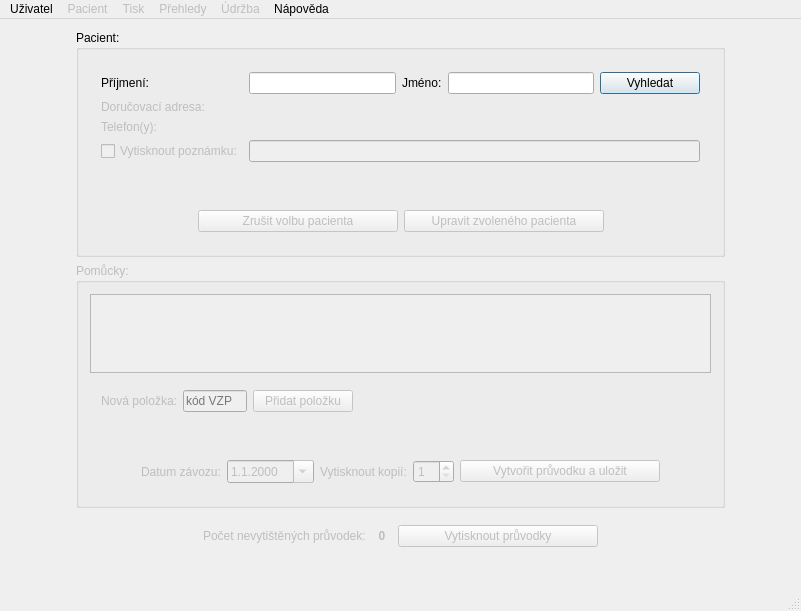
<?xml version="1.0" encoding="UTF-8"?>
<ui version="4.0">
 <class>MainWindow</class>
 <widget class="QMainWindow" name="MainWindow">
  <property name="geometry">
   <rect>
    <x>0</x>
    <y>0</y>
    <width>801</width>
    <height>611</height>
   </rect>
  </property>
  <property name="windowTitle">
   <string>Závozy</string>
  </property>
  <widget class="QWidget" name="centralWidget">
   <property name="enabled">
    <bool>true</bool>
   </property>
   <layout class="QHBoxLayout" name="horizontalLayout">
    <item>
     <spacer name="horizontalSpacer_8">
      <property name="orientation">
       <enum>Qt::Horizontal</enum>
      </property>
      <property name="sizeHint" stdset="0">
       <size>
        <width>40</width>
        <height>20</height>
       </size>
      </property>
     </spacer>
    </item>
    <item>
     <layout class="QVBoxLayout" name="verticalLayout_4">
      <item>
       <widget class="QGroupBox" name="sekcePacient">
        <property name="title">
         <string>Pacient:</string>
        </property>
        <layout class="QVBoxLayout" name="verticalLayout">
         <item>
          <widget class="QWidget" name="subsekcePacientFormular" native="true">
           <layout class="QGridLayout" name="gridLayout">
            <item row="0" column="0">
             <widget class="QLabel" name="stalyPopisekPrijmeni">
              <property name="text">
               <string>Příjmení:</string>
              </property>
             </widget>
            </item>
            <item row="0" column="1">
             <widget class="QLineEdit" name="vstupPrijmeni">
              <property name="toolTip">
               <string>Příjmení</string>
              </property>
              <property name="text">
               <string/>
              </property>
              <property name="readOnly">
               <bool>false</bool>
              </property>
             </widget>
            </item>
            <item row="1" column="0">
             <widget class="QLabel" name="stalyPopisekAdresa">
              <property name="enabled">
               <bool>false</bool>
              </property>
              <property name="text">
               <string>Doručovací adresa:</string>
              </property>
             </widget>
            </item>
            <item row="0" column="2">
             <widget class="QLabel" name="stalyPopisekJmeno">
              <property name="text">
               <string>Jméno:</string>
              </property>
             </widget>
            </item>
            <item row="0" column="4">
             <widget class="QPushButton" name="tlacitkoVyhledat">
              <property name="minimumSize">
               <size>
                <width>100</width>
                <height>0</height>
               </size>
              </property>
              <property name="text">
               <string>Vyhledat</string>
              </property>
              <property name="default">
               <bool>true</bool>
              </property>
             </widget>
            </item>
            <item row="2" column="0">
             <widget class="QLabel" name="stalyPopisekTelefony">
              <property name="enabled">
               <bool>false</bool>
              </property>
              <property name="text">
               <string>Telefon(y):</string>
              </property>
             </widget>
            </item>
            <item row="0" column="3">
             <widget class="QLineEdit" name="vstupJmeno">
              <property name="enabled">
               <bool>true</bool>
              </property>
              <property name="toolTip">
               <string>Jméno</string>
              </property>
             </widget>
            </item>
            <item row="1" column="1" colspan="4">
             <widget class="QLabel" name="popisekAdresa">
              <property name="styleSheet">
               <string notr="true">font-weight: bold;</string>
              </property>
              <property name="lineWidth">
               <number>1</number>
              </property>
              <property name="text">
               <string/>
              </property>
              <property name="textFormat">
               <enum>Qt::AutoText</enum>
              </property>
              <property name="wordWrap">
               <bool>false</bool>
              </property>
             </widget>
            </item>
            <item row="2" column="1" colspan="4">
             <widget class="QLabel" name="popisekTelefony">
              <property name="styleSheet">
               <string notr="true">font-weight: bold;</string>
              </property>
              <property name="text">
               <string/>
              </property>
             </widget>
            </item>
            <item row="3" column="1" colspan="4">
             <widget class="QLineEdit" name="vstupPoznamka">
              <property name="enabled">
               <bool>false</bool>
              </property>
              <property name="placeholderText">
               <string/>
              </property>
             </widget>
            </item>
            <item row="3" column="0">
             <widget class="QCheckBox" name="volbaPoznamka">
              <property name="enabled">
               <bool>false</bool>
              </property>
              <property name="text">
               <string>Vytisknout poznámku:</string>
              </property>
             </widget>
            </item>
           </layout>
          </widget>
         </item>
         <item>
          <widget class="QLabel" name="popisekPacientUpozorneni">
           <property name="styleSheet">
            <string notr="true">color: red;</string>
           </property>
           <property name="text">
            <string/>
           </property>
           <property name="alignment">
            <set>Qt::AlignCenter</set>
           </property>
          </widget>
         </item>
         <item>
          <widget class="QWidget" name="subsekcePacientTlacitka" native="true">
           <layout class="QHBoxLayout" name="horizontalLayout_5">
            <item>
             <spacer name="horizontalSpacer">
              <property name="orientation">
               <enum>Qt::Horizontal</enum>
              </property>
              <property name="sizeHint" stdset="0">
               <size>
                <width>40</width>
                <height>20</height>
               </size>
              </property>
             </spacer>
            </item>
            <item>
             <widget class="QPushButton" name="tlacitkoZrusitVolbuPacienta">
              <property name="enabled">
               <bool>false</bool>
              </property>
              <property name="minimumSize">
               <size>
                <width>200</width>
                <height>0</height>
               </size>
              </property>
              <property name="text">
               <string>Zrušit volbu pacienta</string>
              </property>
             </widget>
            </item>
            <item>
             <widget class="QPushButton" name="tlacitkoUpravitZvolenehoPacienta">
              <property name="enabled">
               <bool>false</bool>
              </property>
              <property name="sizePolicy">
               <sizepolicy hsizetype="Minimum" vsizetype="Fixed">
                <horstretch>0</horstretch>
                <verstretch>0</verstretch>
               </sizepolicy>
              </property>
              <property name="minimumSize">
               <size>
                <width>200</width>
                <height>0</height>
               </size>
              </property>
              <property name="text">
               <string>Upravit zvoleného pacienta</string>
              </property>
             </widget>
            </item>
            <item>
             <spacer name="horizontalSpacer_2">
              <property name="orientation">
               <enum>Qt::Horizontal</enum>
              </property>
              <property name="sizeHint" stdset="0">
               <size>
                <width>40</width>
                <height>20</height>
               </size>
              </property>
             </spacer>
            </item>
           </layout>
          </widget>
         </item>
        </layout>
       </widget>
      </item>
      <item>
       <widget class="QGroupBox" name="sekcePomucky">
        <property name="enabled">
         <bool>false</bool>
        </property>
        <property name="title">
         <string>Pomůcky:</string>
        </property>
        <layout class="QVBoxLayout" name="verticalLayout_3">
         <item>
          <widget class="QScrollArea" name="rolovatelnaOblastSeznamPomucek">
           <property name="sizePolicy">
            <sizepolicy hsizetype="Expanding" vsizetype="Expanding">
             <horstretch>0</horstretch>
             <verstretch>0</verstretch>
            </sizepolicy>
           </property>
           <property name="frameShape">
            <enum>QFrame::StyledPanel</enum>
           </property>
           <property name="frameShadow">
            <enum>QFrame::Sunken</enum>
           </property>
           <property name="widgetResizable">
            <bool>true</bool>
           </property>
           <property name="alignment">
            <set>Qt::AlignBottom|Qt::AlignLeading|Qt::AlignLeft</set>
           </property>
           <widget class="QWidget" name="scrollAreaWidgetContents">
            <property name="geometry">
             <rect>
              <x>0</x>
              <y>0</y>
              <width>654</width>
              <height>68</height>
             </rect>
            </property>
           </widget>
          </widget>
         </item>
         <item>
          <widget class="QWidget" name="subsekcePomuckyNovaPolozka" native="true">
           <layout class="QHBoxLayout" name="horizontalLayout_6">
            <item>
             <widget class="QLabel" name="stalyPopisekNovaPolozka">
              <property name="text">
               <string>Nová položka:</string>
              </property>
             </widget>
            </item>
            <item>
             <widget class="QLineEdit" name="vstupNovaPolozka">
              <property name="sizePolicy">
               <sizepolicy hsizetype="Minimum" vsizetype="Fixed">
                <horstretch>0</horstretch>
                <verstretch>0</verstretch>
               </sizepolicy>
              </property>
              <property name="maximumSize">
               <size>
                <width>64</width>
                <height>16777215</height>
               </size>
              </property>
              <property name="text">
               <string/>
              </property>
              <property name="placeholderText">
               <string>kód VZP</string>
              </property>
             </widget>
            </item>
            <item>
             <widget class="QPushButton" name="tlacitkoPridatPolozku">
              <property name="minimumSize">
               <size>
                <width>100</width>
                <height>0</height>
               </size>
              </property>
              <property name="text">
               <string>Přidat položku</string>
              </property>
              <property name="autoDefault">
               <bool>false</bool>
              </property>
             </widget>
            </item>
            <item>
             <spacer name="horizontalSpacer_5">
              <property name="orientation">
               <enum>Qt::Horizontal</enum>
              </property>
              <property name="sizeHint" stdset="0">
               <size>
                <width>40</width>
                <height>20</height>
               </size>
              </property>
             </spacer>
            </item>
           </layout>
          </widget>
         </item>
         <item>
          <widget class="QLabel" name="popisekPomuckyUpozorneni">
           <property name="styleSheet">
            <string notr="true">color: red;</string>
           </property>
           <property name="text">
            <string/>
           </property>
           <property name="alignment">
            <set>Qt::AlignCenter</set>
           </property>
          </widget>
         </item>
         <item>
          <widget class="QWidget" name="subsekcePomuckyVytvoritPruvodku" native="true">
           <layout class="QGridLayout" name="gridLayout_2">
            <item row="0" column="0">
             <spacer name="horizontalSpacer_4">
              <property name="orientation">
               <enum>Qt::Horizontal</enum>
              </property>
              <property name="sizeHint" stdset="0">
               <size>
                <width>40</width>
                <height>20</height>
               </size>
              </property>
             </spacer>
            </item>
            <item row="0" column="6">
             <spacer name="horizontalSpacer_7">
              <property name="orientation">
               <enum>Qt::Horizontal</enum>
              </property>
              <property name="sizeHint" stdset="0">
               <size>
                <width>40</width>
                <height>20</height>
               </size>
              </property>
             </spacer>
            </item>
            <item row="0" column="1">
             <widget class="QLabel" name="stalyPopisekDatumZavozu">
              <property name="text">
               <string>Datum závozu:</string>
              </property>
             </widget>
            </item>
            <item row="0" column="2">
             <widget class="QDateEdit" name="vstupDatumZavozu">
              <property name="displayFormat">
               <string>d.M.yyyy</string>
              </property>
              <property name="calendarPopup">
               <bool>true</bool>
              </property>
             </widget>
            </item>
            <item row="0" column="3">
             <widget class="QLabel" name="stalyPopisekPocetKopii">
              <property name="text">
               <string>Vytisknout kopií:</string>
              </property>
             </widget>
            </item>
            <item row="0" column="5">
             <widget class="QPushButton" name="tlacitkoVytvoritPruvodku">
              <property name="minimumSize">
               <size>
                <width>200</width>
                <height>0</height>
               </size>
              </property>
              <property name="toolTip">
               <string>Vytvořit průvodku a uložit (Ctrl+Enter)</string>
              </property>
              <property name="text">
               <string>Vytvořit průvodku a uložit</string>
              </property>
             </widget>
            </item>
            <item row="0" column="4">
             <widget class="QSpinBox" name="vstupPocetKopii">
              <property name="minimum">
               <number>1</number>
              </property>
             </widget>
            </item>
           </layout>
          </widget>
         </item>
        </layout>
       </widget>
      </item>
      <item>
       <widget class="QWidget" name="sekcePruvodky" native="true">
        <property name="enabled">
         <bool>false</bool>
        </property>
        <layout class="QHBoxLayout" name="horizontalLayout_4">
         <item>
          <spacer name="horizontalSpacer_3">
           <property name="orientation">
            <enum>Qt::Horizontal</enum>
           </property>
           <property name="sizeHint" stdset="0">
            <size>
             <width>40</width>
             <height>20</height>
            </size>
           </property>
          </spacer>
         </item>
         <item>
          <widget class="QLabel" name="stalyPopisekPocetPruvodek">
           <property name="text">
            <string>Počet nevytištěných průvodek:</string>
           </property>
          </widget>
         </item>
         <item>
          <widget class="QLabel" name="popisekPocetPruvodek">
           <property name="minimumSize">
            <size>
             <width>20</width>
             <height>0</height>
            </size>
           </property>
           <property name="font">
            <font>
             <weight>75</weight>
             <bold>true</bold>
            </font>
           </property>
           <property name="text">
            <string>0</string>
           </property>
           <property name="alignment">
            <set>Qt::AlignCenter</set>
           </property>
          </widget>
         </item>
         <item>
          <widget class="QPushButton" name="tlacitkoVytisknoutPruvodky">
           <property name="minimumSize">
            <size>
             <width>200</width>
             <height>0</height>
            </size>
           </property>
           <property name="toolTip">
            <string>Vytisknout průvodky (Ctrl+P)</string>
           </property>
           <property name="text">
            <string>Vytisknout průvodky</string>
           </property>
          </widget>
         </item>
         <item>
          <spacer name="horizontalSpacer_6">
           <property name="orientation">
            <enum>Qt::Horizontal</enum>
           </property>
           <property name="sizeHint" stdset="0">
            <size>
             <width>40</width>
             <height>20</height>
            </size>
           </property>
          </spacer>
         </item>
        </layout>
       </widget>
      </item>
      <item>
       <widget class="QLabel" name="popisekVerzeCiselniku">
        <property name="sizePolicy">
         <sizepolicy hsizetype="Preferred" vsizetype="Preferred">
          <horstretch>0</horstretch>
          <verstretch>0</verstretch>
         </sizepolicy>
        </property>
        <property name="styleSheet">
         <string notr="true">color: grey;</string>
        </property>
        <property name="text">
         <string/>
        </property>
        <property name="alignment">
         <set>Qt::AlignCenter</set>
        </property>
       </widget>
      </item>
     </layout>
    </item>
    <item>
     <spacer name="horizontalSpacer_9">
      <property name="orientation">
       <enum>Qt::Horizontal</enum>
      </property>
      <property name="sizeHint" stdset="0">
       <size>
        <width>40</width>
        <height>20</height>
       </size>
      </property>
     </spacer>
    </item>
   </layout>
  </widget>
  <widget class="QStatusBar" name="statusBar"/>
  <widget class="QMenuBar" name="menuBar">
   <property name="geometry">
    <rect>
     <x>0</x>
     <y>0</y>
     <width>801</width>
     <height>22</height>
    </rect>
   </property>
   <widget class="QMenu" name="menuUzivatel">
    <property name="title">
     <string>Uživatel</string>
    </property>
    <addaction name="actionPrihlasit"/>
    <addaction name="actionZmenitHeslo"/>
    <addaction name="separator"/>
    <addaction name="actionPridatUzivatele"/>
    <addaction name="actionUpravitSmazatUzivatele"/>
    <addaction name="separator"/>
    <addaction name="actionOdhlasit"/>
    <addaction name="actionUkoncitAplikaci"/>
   </widget>
   <widget class="QMenu" name="menuPacient">
    <property name="enabled">
     <bool>false</bool>
    </property>
    <property name="title">
     <string>Pacient</string>
    </property>
    <addaction name="actionNovyPacient"/>
    <addaction name="actionUpravitPacienta"/>
    <addaction name="separator"/>
    <addaction name="actionUpravitAktualnihoPacienta"/>
    <addaction name="actionZrusitVolbuPacienta"/>
    <addaction name="separator"/>
    <addaction name="actionZobrazitSeznamVsechPacientu"/>
   </widget>
   <widget class="QMenu" name="menuTisk">
    <property name="enabled">
     <bool>false</bool>
    </property>
    <property name="title">
     <string>Tisk</string>
    </property>
    <addaction name="actionVytisknoutNevytistenePruvodky"/>
    <addaction name="actionZobrazitPrehledNevytistenychPruvodek"/>
    <addaction name="separator"/>
    <addaction name="actionOpetovneZaraditPruvodkyDoTiskoveFronty"/>
   </widget>
   <widget class="QMenu" name="menuPrehledy">
    <property name="enabled">
     <bool>false</bool>
    </property>
    <property name="title">
     <string>Přehledy</string>
    </property>
    <addaction name="actionPrehledZavozuProPacienta"/>
    <addaction name="actionPrehledZavozuProAktualnihoPacienta"/>
    <addaction name="separator"/>
    <addaction name="actionPrehledZavozuVychystanychUzivatelem"/>
    <addaction name="actionPrehledZavozuJednotlivePomucky"/>
    <addaction name="actionPrehledVsechZavozuZaObdobi"/>
   </widget>
   <widget class="QMenu" name="menuUdrzba">
    <property name="enabled">
     <bool>false</bool>
    </property>
    <property name="title">
     <string>Údržba</string>
    </property>
    <addaction name="actionOtevritWebstrankuSCiselnikyPomucek"/>
    <addaction name="actionAktualizovatCiselnikPomucekZeSouboru"/>
    <addaction name="separator"/>
    <addaction name="actionSpustitOkamzitouZalohuDatabaze"/>
    <addaction name="actionObnovitDatabaziZeZalohy"/>
   </widget>
   <widget class="QMenu" name="menuNapoveda">
    <property name="title">
     <string>Nápověda</string>
    </property>
    <addaction name="actionUzivatelskaPrirucka"/>
    <addaction name="actionPrehledZmen"/>
    <addaction name="actionOAplikaci"/>
   </widget>
   <addaction name="menuUzivatel"/>
   <addaction name="menuPacient"/>
   <addaction name="menuTisk"/>
   <addaction name="menuPrehledy"/>
   <addaction name="menuUdrzba"/>
   <addaction name="menuNapoveda"/>
  </widget>
  <action name="actionPrihlasit">
   <property name="text">
    <string>Přihlásit…</string>
   </property>
   <property name="shortcut">
    <string>Alt+P</string>
   </property>
  </action>
  <action name="actionZmenitHeslo">
   <property name="enabled">
    <bool>false</bool>
   </property>
   <property name="text">
    <string>Změnit heslo…</string>
   </property>
  </action>
  <action name="actionPridatUzivatele">
   <property name="enabled">
    <bool>false</bool>
   </property>
   <property name="text">
    <string>Přidat uživatele…</string>
   </property>
  </action>
  <action name="actionUpravitSmazatUzivatele">
   <property name="enabled">
    <bool>false</bool>
   </property>
   <property name="text">
    <string>Upravit/smazat uživatele…</string>
   </property>
  </action>
  <action name="actionOdhlasit">
   <property name="enabled">
    <bool>false</bool>
   </property>
   <property name="text">
    <string>Odhlásit</string>
   </property>
   <property name="shortcut">
    <string>Alt+O</string>
   </property>
  </action>
  <action name="actionUkoncitAplikaci">
   <property name="text">
    <string>Ukončit aplikaci</string>
   </property>
   <property name="shortcut">
    <string>Alt+U</string>
   </property>
  </action>
  <action name="actionNovyPacient">
   <property name="text">
    <string>Nový pacient…</string>
   </property>
   <property name="shortcut">
    <string>F2</string>
   </property>
  </action>
  <action name="actionUpravitPacienta">
   <property name="text">
    <string>Upravit pacienta…</string>
   </property>
  </action>
  <action name="actionUpravitAktualnihoPacienta">
   <property name="enabled">
    <bool>false</bool>
   </property>
   <property name="text">
    <string>Upravit aktuálního pacienta…</string>
   </property>
   <property name="shortcut">
    <string>F3</string>
   </property>
  </action>
  <action name="actionZrusitVolbuPacienta">
   <property name="enabled">
    <bool>false</bool>
   </property>
   <property name="text">
    <string>Zrušit volbu pacienta</string>
   </property>
   <property name="shortcut">
    <string>Esc</string>
   </property>
  </action>
  <action name="actionZobrazitSeznamVsechPacientu">
   <property name="text">
    <string>Zobrazit seznam všech pacientů</string>
   </property>
  </action>
  <action name="actionVytisknoutNevytistenePruvodky">
   <property name="enabled">
    <bool>false</bool>
   </property>
   <property name="text">
    <string>Vytisknout nevytištěné průvodky…</string>
   </property>
   <property name="shortcut">
    <string>Ctrl+P</string>
   </property>
  </action>
  <action name="actionZobrazitPrehledNevytistenychPruvodek">
   <property name="enabled">
    <bool>false</bool>
   </property>
   <property name="text">
    <string>Zobrazit přehled nevytištěných průvodek</string>
   </property>
  </action>
  <action name="actionOpetovneZaraditPruvodkyDoTiskoveFronty">
   <property name="enabled">
    <bool>false</bool>
   </property>
   <property name="text">
    <string>Opětovně zařadit průvodky do tiskové fronty…</string>
   </property>
   <property name="shortcut">
    <string>Ctrl+Shift+P</string>
   </property>
  </action>
  <action name="actionPrehledZavozuProPacienta">
   <property name="text">
    <string>Přehled závozů pro pacienta</string>
   </property>
  </action>
  <action name="actionPrehledZavozuProAktualnihoPacienta">
   <property name="enabled">
    <bool>false</bool>
   </property>
   <property name="text">
    <string>Přehled závozů pro aktuálního pacienta</string>
   </property>
  </action>
  <action name="actionPrehledZavozuVychystanychUzivatelem">
   <property name="text">
    <string>Přehled závozů vychystaných uživatelem</string>
   </property>
  </action>
  <action name="actionPrehledZavozuJednotlivePomucky">
   <property name="text">
    <string>Přehled závozů jednotlivé pomůcky</string>
   </property>
  </action>
  <action name="actionPrehledVsechZavozuZaObdobi">
   <property name="text">
    <string>Přehled všech závozů za období</string>
   </property>
  </action>
  <action name="actionOtevritWebstrankuSCiselnikyPomucek">
   <property name="text">
    <string>Otevřít webstránku s číselníky pomůcek</string>
   </property>
   <property name="shortcut">
    <string>Alt+W</string>
   </property>
  </action>
  <action name="actionAktualizovatCiselnikPomucekZeSouboru">
   <property name="text">
    <string>Aktualizovat číselník pomůcek ze souboru…</string>
   </property>
   <property name="shortcut">
    <string>Alt+A</string>
   </property>
  </action>
  <action name="actionSpustitOkamzitouZalohuDatabaze">
   <property name="text">
    <string>Spustit okamžitou zálohu databáze</string>
   </property>
   <property name="shortcut">
    <string>Alt+Z</string>
   </property>
  </action>
  <action name="actionObnovitDatabaziZeZalohy">
   <property name="text">
    <string>Obnovit databázi ze zálohy…</string>
   </property>
   <property name="shortcut">
    <string>Alt+D</string>
   </property>
  </action>
  <action name="actionUzivatelskaPrirucka">
   <property name="text">
    <string>Uživatelská příručka</string>
   </property>
   <property name="shortcut">
    <string>F1</string>
   </property>
  </action>
  <action name="actionOAplikaci">
   <property name="text">
    <string>O aplikaci</string>
   </property>
  </action>
  <action name="actionPrehledZmen">
   <property name="text">
    <string>Přehled změn</string>
   </property>
  </action>
 </widget>
 <layoutdefault spacing="6" margin="11"/>
 <tabstops>
  <tabstop>vstupPrijmeni</tabstop>
  <tabstop>vstupJmeno</tabstop>
  <tabstop>tlacitkoVyhledat</tabstop>
  <tabstop>vstupPoznamka</tabstop>
 </tabstops>
 <resources/>
 <connections/>
</ui>
